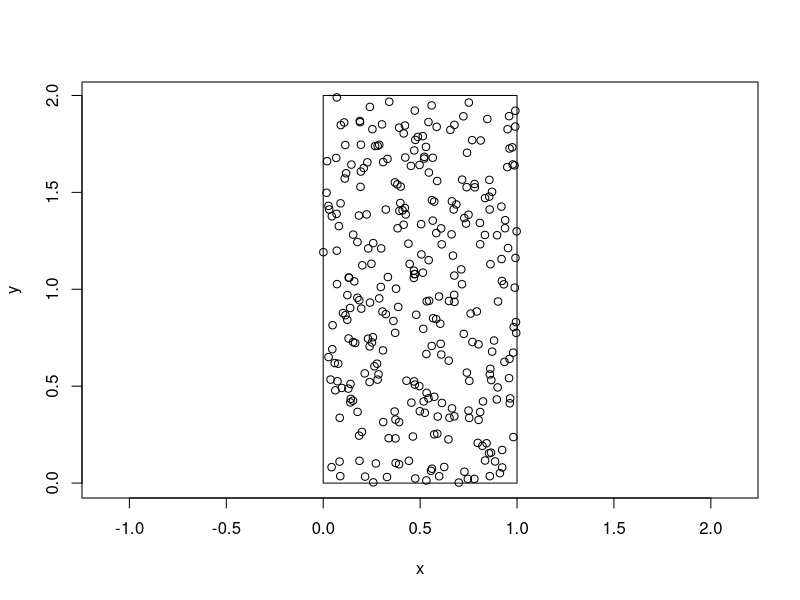

Write R code to recreate this figure.
## ---- chunk 1
knitr::opts_chunk$set(echo = TRUE)
## ---- chunk 2
#load the libraries - tell us which packages you're using and why

#load your data - which datasets do you need?
#I'll be working with simulated point data to demonstrate some point pattern analyses. In order
#to do this, I'll create a plot with points within it using rnorm. 

#Making uniform density patterns:

#Starting with doing it in a rectangle.
# The number of points to create
n <- 300

# Set the range
xmin <- 0
xmax <- 1
ymin <- 0
ymax <- 2

# Sample from a Uniform distribution
x <- runif(n, xmin, xmax)
y <- runif(n, ymin, ymax )


# Plot points and a rectangle
# The aspect ratio of the boundary rectangle is 2 
# (it is twice as tall as wide), but the aspect ratio of the
# coordinates needs to be 1 so the rectangle appears that way.


# Plot points and a rectangle

mapxy <- function(a = NA){
  plot(x, y, asp = a)
  rect(xmin, ymin, xmax, ymax)
}

mapxy(1)

#Organize the data - what form should the data be in? A list? how many elements, a data frame? how many rows and columns?

#Analysis/processing step 1 - what are you hoping to do here, why? 

#Analysis/processing step 2 - what are you hoping to do here, why? 

#Check the outcomes? How will you know if your steps worked?

# 
